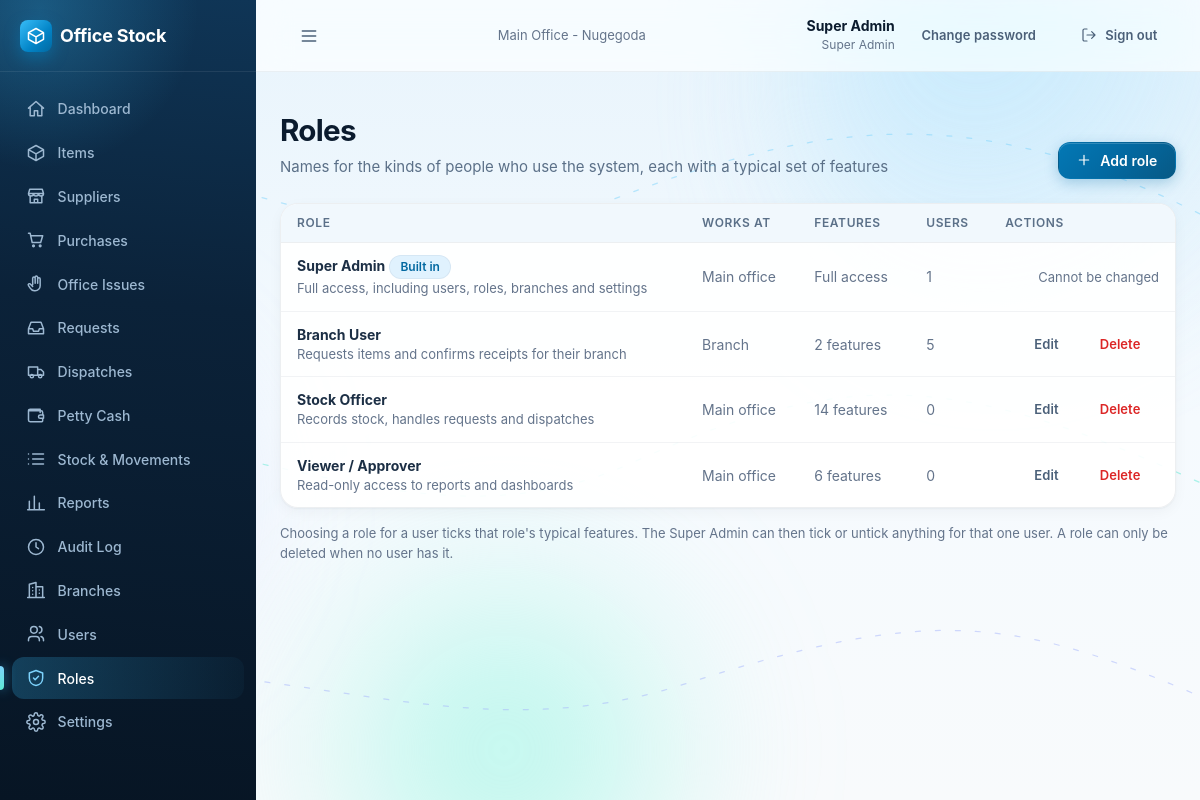
The page /roles/ (signed in) on the database as committed earlier.
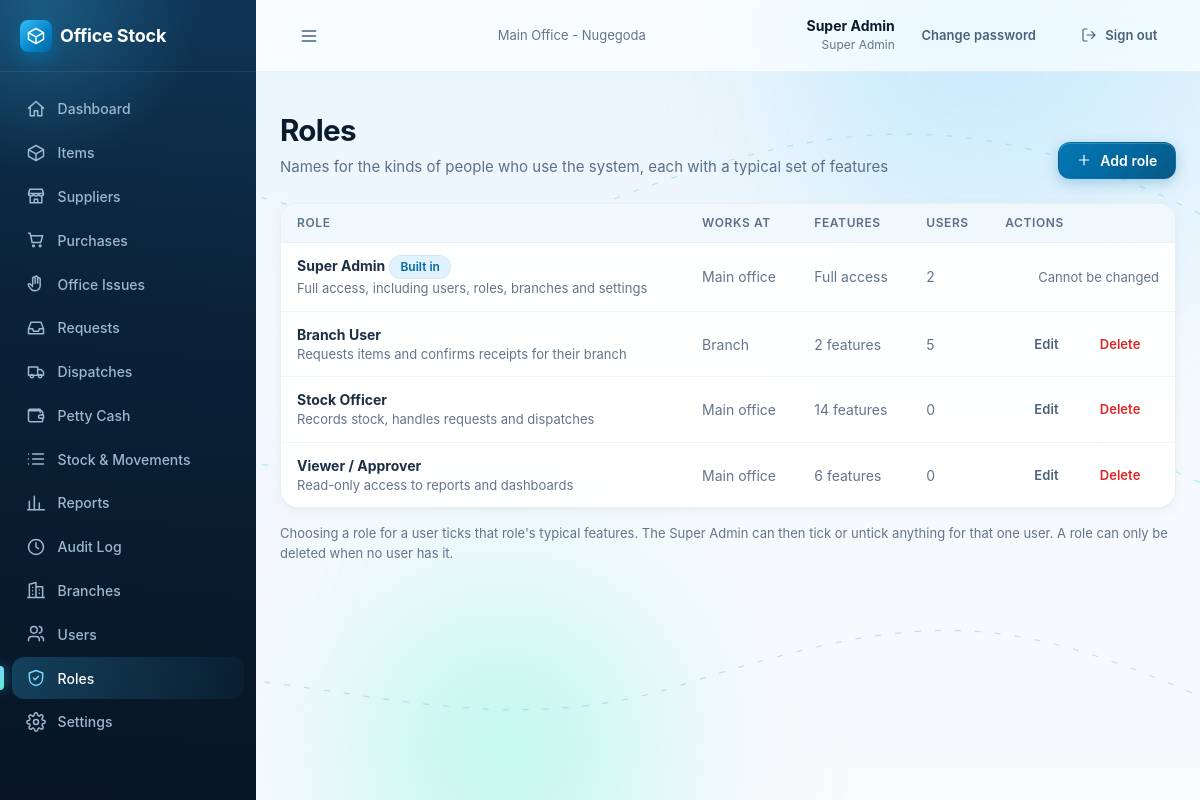
The same page on the database as committed later.
### accounts/models.py (models this page shows, shortened)
class User(AbstractBaseUser):
    name = models.CharField(max_length=120)
    email = models.EmailField(unique=True)
    role = models.CharField(max_length=40)
    permissions = models.JSONField(null=True, blank=True, default=None)
    branch = models.ForeignKey(Branch, on_delete=models.PROTECT, related_name='users')
    active = models.BooleanField(default=True)
    failed_logins = models.PositiveSmallIntegerField(default=0)
    locked_until = models.DateTimeField(null=True, blank=True)
    created_at = models.DateTimeField(auto_now_add=True)
    updated_at = models.DateTimeField(auto_now=True)
    USERNAME_FIELD = 'email'
    REQUIRED_FIELDS = ['name']
    objects = UserManager()
    class Meta:
        ordering = ['name']
    @property
    def role_def(self):
        if not hasattr(self, '_role_def'):
            if self.role == SUPER_ADMIN_ROLE['key']:
                self._role_def = SUPER_ADMIN_ROLE
            else:
                r = Role.objects.filter(key=self.role).first()
                self._role_def = r.as_def() if r else None
        return self._role_def
    @property
    def role_name(self):
        return (self.role_def or {}).get('name') or self.role

class Branch(models.Model):
    name = models.CharField(max_length=120)
    code = models.CharField(max_length=10, unique=True)
    type = models.CharField(max_length=10, choices=[(BRANCH_TYPES.MAIN, 'Main office'), (BRANCH_TYPES.BRANCH, 'Branch')],
                            default=BRANCH_TYPES.BRANCH)
    address = models.CharField(max_length=250, blank=True, default='')
    phone = models.CharField(max_length=40, blank=True, default='')
    active = models.BooleanField(default=True)
    created_at = models.DateTimeField(auto_now_add=True)
    updated_at = models.DateTimeField(auto_now=True)
    class Meta:
        ordering = ['type', 'name']
        constraints = [
            models.UniqueConstraint(fields=['type'], condition=models.Q(type=BRANCH_TYPES.MAIN), name='one_main_office'),
        ]

### accounts/views.py (the view)
# urls.py: path('roles/', views.role_list, name='role_list'),
@super_admin_required
def role_list(request):
    return render(request, 'accounts/role_list.html', {'rows': _role_rows()})

### accounts/services.py (called while the page is built)
def role_user_counts():
    return {r['role']: r['n'] for r in User.objects.order_by().values('role').annotate(n=Count('pk'))}

### accounts/views.py (called while the page is built)
def _role_rows():
    counts = services.role_user_counts()
    rows = [{'key': SUPER_ADMIN_ROLE['key'], 'id': None, 'name': SUPER_ADMIN_ROLE['name'], 'description': SUPER_ADMIN_ROLE['description'],
             'side': SUPER_ADMIN_ROLE['side'], 'side_label': SIDE_LABELS[SUPER_ADMIN_ROLE['side']], 'built_in': True,
             'perm_count': len(SUPER_ADMIN_ROLE['permissions']), 'user_count': counts.get(SUPER_ADMIN_ROLE['key'], 0)}]
    for r in Role.objects.all():
        rows.append({'key': r.key, 'id': r.pk, 'name': r.name, 'description': r.description, 'side': r.side,
                     'side_label': SIDE_LABELS[r.side], 'built_in': False, 'perm_count': len(r.permissions or []),
                     'user_count': counts.get(r.key, 0)})
    return rows

### core/models.py (called while the page is built)
    @classmethod
    def get(cls):
        obj = cls.objects.filter(key='app').first()
        if obj:
            return obj
        try:
            with transaction.atomic():
                return cls.objects.create(key='app')
        except IntegrityError:
            return cls.objects.get(key='app')

### accounts/templates/accounts/role_list.html (shortened to what this page needs)
{% extends "base.html" %}
{% load ui %}
{% block content %}
<div class="page-header">
  <div><h1>Roles</h1><p>Names for the kinds of people who use the system, each with a typical set of features</p></div>
  <a class="btn" href="{% url 'accounts:role_create' %}">{% icon 'plus' 'icon icon-sm' %} Add role</a>
</div>
<div class="card table-wrap">
  <table class="data">
    <thead><tr><th>Role</th><th>Works at</th><th>Features</th><th>Users</th><th><span class="sr-only">Actions</span></th></tr></thead>
    <tbody>
    {% for r in rows %}
      <tr>
        <td><b>{{ r.name }}</b>{% if r.built_in %} {% badge "Built in" "blue" %}{% endif %}{% if r.description %}<div class="small muted">{{ r.description }}</div>{% endif %}</td>
        <td class="nowrap muted">{{ r.side_label }}</td>
        <td class="nowrap muted">{% if r.built_in %}Full access{% else %}{{ r.perm_count|plural:"feature" }}{% endif %}</td>
        <td class="muted">{{ r.user_count }}</td>
        <td class="right nowrap">
          {% if r.built_in %}<span class="small muted">Cannot be changed</span>{% else %}
          <a class="btn btn-ghost btn-sm" href="{% url 'accounts:role_edit' r.id %}">Edit</a>
          <form method="post" action="{% url 'accounts:role_delete' r.id %}" class="inline" data-confirm="Delete the role &quot;{{ r.name }}&quot;? This cannot be undone.">
            {% csrf_token %}<button class="btn btn-ghost btn-sm" style="color:var(--red-600)" type="submit">Delete</button></form>
          {% endif %}
        </td>
      </tr>
    {% endfor %}
    </tbody>
  </table>
</div>
<p class="small muted" style="margin-top:1rem">Choosing a role for a user ticks that role's typical features. The Super Admin can then tick or untick anything for that one user. A role can only be deleted when no user has it.</p>
{% endblock %}

### templates/base.html (shortened to what this page needs)
{% load static ui %}<!doctype html>
<html lang="en">
<head>
  <link rel="stylesheet" href="{% static 'css/app.css' %}">
  <link rel="stylesheet" href="{% static 'css/premium.css' %}">
</head>
<body>
<div class="ambient" aria-hidden="true">
  <span class="blob b1" data-parallax="0.10"><i></i></span>
  <span class="blob b2" data-parallax="-0.07"><i></i></span>
  <span class="blob b3" data-parallax="0.05"><i></i></span>
</div>
<div class="shell">
  <aside class="sidebar" id="sidebar">
    <div class="brand"><div class="brand-mark">{% icon 'box' %}</div><span class="brand-name">Office Stock</span></div>
    <nav class="nav" aria-label="Main">
      {% for n in nav %}<a href="{{ n.href }}" class="{% if n.active %}active{% endif %}">{% icon n.icon %}{{ n.label }}</a>{% endfor %}
    </nav>
  </aside>
  <div class="main-col">
    <header class="topbar">
      <button class="btn btn-ghost menu-btn" type="button" data-nav-open aria-label="Open menu">{% icon 'menu' %}</button>
      <div class="branch-name muted small">{{ request.user.branch.name }}</div>
      <div class="topbar-right">
        <div class="who"><b>{{ request.user.name }}</b><span>{{ request.user.role_name }}</span></div>
        <a class="btn btn-ghost btn-sm" href="{% url 'accounts:change_password' %}">Change password</a>
        <form method="post" action="{% url 'accounts:logout' %}" class="inline">{% csrf_token %}
          <button class="btn btn-ghost btn-sm" type="submit">{% icon 'logout' 'icon icon-sm' %}<span class="hide-sm">Sign out</span></button>
        </form>
      </div>
    </header>
    <main class="content">
      {% block content %}{% endblock %}
    </main>
  </div>
</div>
</body>
</html>

Rows that differ between the two databases and show on the page:
changed User "Super Admin": user_count "1" → "2"
